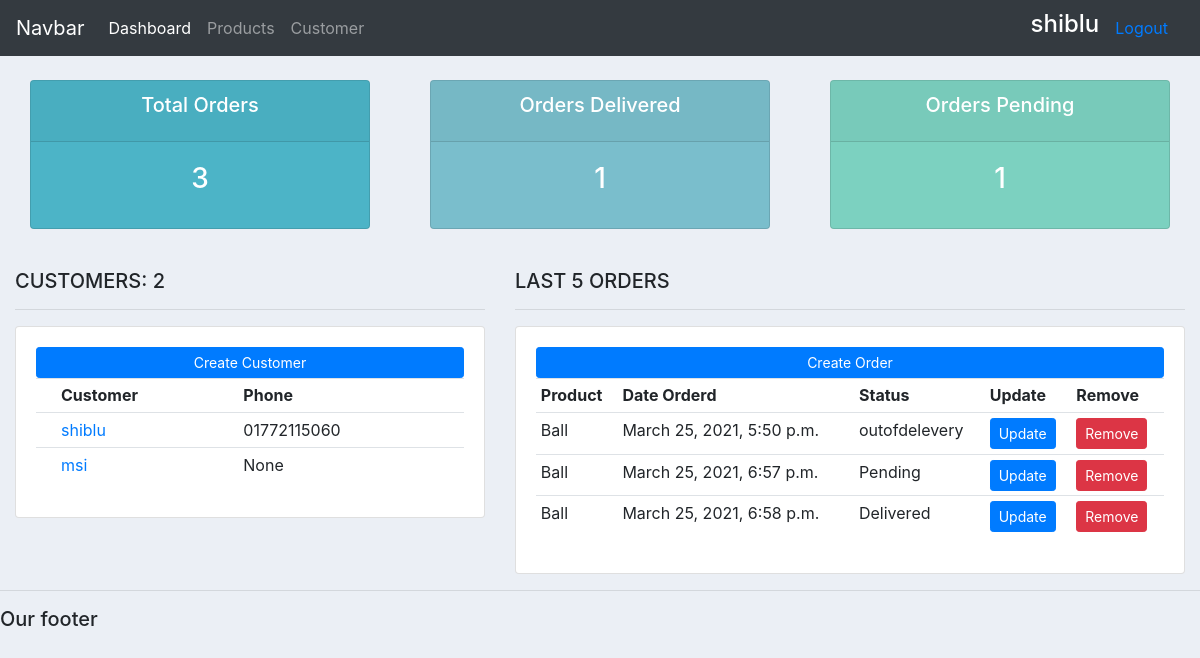
The app's page / (signed in) with its own data.
### accounts/models.py (models this page shows, shortened)
class Customer(models.Model):
    user = models.OneToOneField(User,null=True,on_delete=models.CASCADE)
    name = models.CharField(max_length=100,null=True,blank=True)
    phone = models.CharField(max_length=20,null=True,blank=True)
    email = models.CharField(max_length=50,null=True,blank=True)
    created_time = models.DateTimeField(auto_now_add=True)
    profile_pic = models.ImageField(default='download.png',null=True,blank=True)

class Order(models.Model):
    STATUS = (
        ('Pending','Pending'),
        ('outofdelevery','Out_of_Delevery'),
        ('Delivered','Delivered'),
    )
    customer = models.ForeignKey(Customer,null=True,on_delete=models.CASCADE)
    product = models.ForeignKey(Products,null=True,on_delete=models.CASCADE)
    status = models.CharField(max_length=30,null=True,choices=STATUS)
    date = models.DateTimeField(auto_now_add=True)

class Products(models.Model):
    CATEGORY = (
        ('phone','Phone'),
        ('sports','Sports'),
    )
    name = models.CharField(max_length=50,null=True,blank=True)
    price = models.FloatField(null=True)
    categori = models.CharField(max_length=20,choices=CATEGORY)
    created_time = models.DateTimeField(auto_now_add=True)
    discription = models.CharField(max_length=200,null=True)
    def __str__(self):
        return self.name

### accounts/decorator.py (the view)
	def wrapper_function(request, *args, **kwargs):
		group = None
		if request.user.groups.exists():
			group = request.user.groups.all()[0].name
		if group == 'customers':
			return redirect('user')
		if group == 'admin':
			return view_func(request, *args, **kwargs)

### accounts/decorator.py (called while the page is built)
def admin_only(view_func):
	def wrapper_function(request, *args, **kwargs):
		group = None
		if request.user.groups.exists():
			group = request.user.groups.all()[0].name
		if group == 'customers':
			return redirect('user')
		if group == 'admin':
			return view_func(request, *args, **kwargs)
	return wrapper_function

### accounts/views.py (called while the page is built)
@login_required(login_url='login')
@admin_only
def home(request):
    customer = Customer.objects.all()
    order = Order.objects.all()
    total_order = order.count()
    total_customer = customer.count()
    pending = order.filter(status='Pending').count()
    delevered = order.filter(status= 'Delivered').count()
    context = {
        'customers':customer,
        'orders':order,
        'c_order':total_order,
        'ing':pending,
        'delevered':delevered,
        'total_customer':total_customer,
    }
    return render(request,'deshbord.html',context)

### Templates/deshbord.html
{%  extends 'main.html' %}
{% block content %}
{%  include 'status.html' %}
<br>
<div class="row">
	<div class="col-md-5">
		<h5>CUSTOMERS: {{total_customer}}</h5>
		<hr>
		<div class="card card-body">
			<a class="btn btn-primary  btn-sm btn-block" href="">Create Customer</a>
			<table class="table table-sm">
				<tr>
					<th></th>
					<th>Customer</th>
					<th>Phone</th>
				</tr>
				{% for customer in customers %}
				<tr>
					<td></td>
					<td><a href="{% url 'customer' customer.id %}">{{customer.name}}</a></td>
					<td>{{customer.phone}} </td>
				</tr>
				{%endfor%}
			</table>
		</div>
	</div>
	<div class="col-md-7">
		<h5>LAST 5 ORDERS</h5>
		<hr>
		<div class="card card-body">
			<a class="btn btn-primary  btn-sm btn-block" href="{% url 'create_order' %}">Create Order</a>
			<table class="table table-sm">
				<tr>
					<th>Product</th>
					<th>Date Orderd</th>
					<th>Status</th>
					<th>Update</th>
					<th>Remove</th>
				</tr>
				{% for order in orders %}
				<tr>
					<td>{{order.product}}</td>
					<td>{{order.date}}</td>
					<td>{{order.status}}</td>
					<td><a class='btn btn-primary btn-sm' href="{% url 'update_order' order.id%}">Update</a></td>
					<td><a class='btn btn-danger btn-sm' href="{% url 'update_remove' order.id%}">Remove</a></td>
				</tr>
				{% endfor %}
			</table>
		</div>
	</div>
</div>
{% endblock %}

### Templates/main.html (shortened to what this page needs)
<!DOCTYPE html>
<html>
<head>
	<link rel="stylesheet" href="https://stackpath.bootstrapcdn.com/bootstrap/4.3.1/css/bootstrap.min.css">
</head>
<body>
	{%  include 'navbar.html' %}
	<div class="container-fluid">
	{% block content %}
	{% endblock %}
    </div>
	<hr>
	<h5>Our footer</h5>
</body>
</html>

### Templates/navbar.html (shortened to what this page needs)
<nav class="navbar navbar-expand-lg navbar-dark bg-dark">
  <a class="navbar-brand" href="#">Navbar</a>
  <div class="collapse navbar-collapse" id="navbarNav">
    <ul class="navbar-nav">
      {% if request.user.is_staff %}
      <li class="nav-item active">
        <a class="nav-link" href="{% url 'home'%}">Dashboard</a>
      </li>
      <li class="nav-item">
        <a class="nav-link" href="{% url 'products'%}">Products</a>
      </li>
      <li class="nav-item">
        <a class="nav-link" href="">Customer</a>
      </li>
      {% endif %}
    </ul>
  </div>
        <a href="{% url 'account_setting'%}"><h4 style="color : white">{{request.user}}</h4></a>
        <a class="nav-link" href="{% url 'logout'%}">Logout</a>
</nav>

### Templates/status.html
<br>
<div class="row">
	<div class="col">
		<div class="col-md">
			<div class="card text-center text-white  mb-3" id="total-orders">
			  	<div class="card-header">
			  		<h5 class="card-title">Total Orders</h5>
			  	</div>
			  	<div class="card-body">
			    	<h3 class="card-title">{{c_order}}</h3>
			  	</div>
			</div>
		</div>
	</div>
	<div class="col">
		<div class="col-md">
			<div class="card text-center text-white  mb-3" id="orders-delivered">
			  	<div class="card-header">
			  		<h5 class="card-title">Orders Delivered</h5>
			  	</div>
			  	<div class="card-body">
			    	<h3 class="card-title">{{delevered}}</h3>
			  	</div>
			</div>
		</div>
	</div>
	<div class="col">
		<div class="col-md">
			<div class="card text-center text-white  mb-3" id="orders-pending">
			  	<div class="card-header">
			  		<h5 class="card-title">Orders Pending</h5>
			  	</div>
			  	<div class="card-body">
			    	<h3 class="card-title">{{ing}}</h3>
			  	</div>
			</div>
		</div>
	</div>
</div>

### Templates/main.html (style rules this page uses)
body { background-color: #ebeff5; }
#total-orders { background-color: #4cb4c7; }
#orders-delivered { background-color: #7abecc; }
#orders-pending { background-color: #7CD1C0; }

### records on screen
Customer: name "shiblu", phone "01772115060"
Customer: name "msi", phone "None"
Order: product "Ball", date "March 25, 2021, 5:50 p.m.", status "outofdelevery"
Order: product "Ball", date "March 25, 2021, 6:57 p.m.", status "Pending"
Order: product "Ball", date "March 25, 2021, 6:58 p.m.", status "Delivered"

### other values on screen
{{ request.user }} "shiblu"
{{ c_order }} "3"
{{ delevered }} "1"
{{ ing }} "1"
{{ total_customer }} "2"
